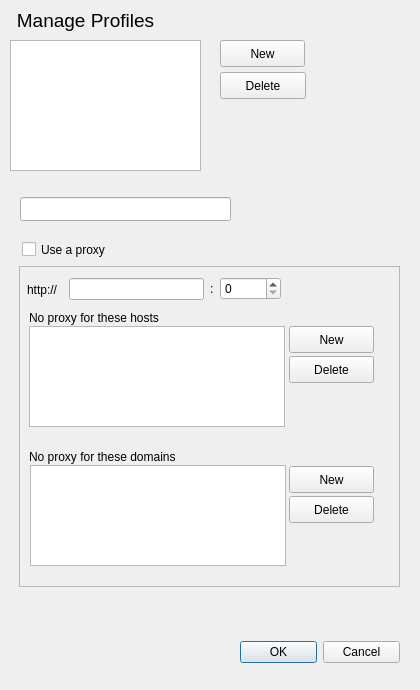
<?xml version="1.0" encoding="UTF-8"?>
<!--
  Copyright 2010, 2011 Christian Surlykke

  This file is part of ProxyManager.

  PitchTrainer is free software: you can redistribute it and/or modify
  it under the terms of the GNU General Public License as published by
  the Free Software Foundation, version 3

  PitchTrainer is distributed in the hope that it will be useful,
  but WITHOUT ANY WARRANTY; without even the implied warranty of
  MERCHANTABILITY or FITNESS FOR A PARTICULAR PURPOSE.  See the
  GNU General Public License for more details.

  You should have received a copy of the GNU General Public License
  along with PitchTrainer.  If not, see <http://www.gnu.org/licenses/>.
-->
<ui version="4.0">
 <class>ProfileManager</class>
 <widget class="QDialog" name="ProfileManager">
  <property name="geometry">
   <rect>
    <x>0</x>
    <y>0</y>
    <width>420</width>
    <height>690</height>
   </rect>
  </property>
  <property name="windowTitle">
   <string>Dialog</string>
  </property>
  <widget class="QLabel" name="label">
   <property name="geometry">
    <rect>
     <x>-30</x>
     <y>0</y>
     <width>231</width>
     <height>41</height>
    </rect>
   </property>
   <property name="text">
    <string>&lt;!DOCTYPE HTML PUBLIC &quot;-//W3C//DTD HTML 4.0//EN&quot; &quot;http://www.w3.org/TR/REC-html40/strict.dtd&quot;&gt;
&lt;html&gt;&lt;head&gt;&lt;meta name=&quot;qrichtext&quot; content=&quot;1&quot; /&gt;&lt;style type=&quot;text/css&quot;&gt;
p, li { white-space: pre-wrap; }
&lt;/style&gt;&lt;/head&gt;&lt;body style=&quot; font-family:'DejaVu Sans'; font-size:8pt; font-weight:400; font-style:normal;&quot;&gt;
&lt;p align=&quot;center&quot; style=&quot; margin-top:0px; margin-bottom:0px; margin-left:0px; margin-right:0px; -qt-block-indent:0; text-indent:0px;&quot;&gt;&lt;span style=&quot; font-size:14pt;&quot;&gt;Manage Profiles&lt;/span&gt;&lt;/p&gt;&lt;/body&gt;&lt;/html&gt;</string>
   </property>
  </widget>
  <widget class="QListView" name="profileList">
   <property name="geometry">
    <rect>
     <x>10</x>
     <y>40</y>
     <width>191</width>
     <height>131</height>
    </rect>
   </property>
  </widget>
  <widget class="QFrame" name="profileBox">
   <property name="geometry">
    <rect>
     <x>10</x>
     <y>177</y>
     <width>601</width>
     <height>411</height>
    </rect>
   </property>
   <widget class="QCheckBox" name="useProxyCheckBox">
    <property name="geometry">
     <rect>
      <x>12</x>
      <y>61</y>
      <width>111</width>
      <height>23</height>
     </rect>
    </property>
    <property name="text">
     <string>Use a proxy</string>
    </property>
   </widget>
   <widget class="QLineEdit" name="profileNameInput">
    <property name="geometry">
     <rect>
      <x>10</x>
      <y>20</y>
      <width>211</width>
      <height>24</height>
     </rect>
    </property>
   </widget>
   <widget class="QLabel" name="label_3">
    <property name="geometry">
     <rect>
      <x>17</x>
      <y>98</y>
      <width>39</width>
      <height>29</height>
     </rect>
    </property>
    <property name="text">
     <string>http://</string>
    </property>
   </widget>
   <widget class="QFrame" name="proxyData">
    <property name="geometry">
     <rect>
      <x>9</x>
      <y>89</y>
      <width>381</width>
      <height>321</height>
     </rect>
    </property>
    <property name="frameShape">
     <enum>QFrame::StyledPanel</enum>
    </property>
    <property name="frameShadow">
     <enum>QFrame::Raised</enum>
    </property>
    <widget class="QListWidget" name="hostExceptionsList">
     <property name="geometry">
      <rect>
       <x>10</x>
       <y>60</y>
       <width>256</width>
       <height>101</height>
      </rect>
     </property>
     <property name="sizePolicy">
      <sizepolicy hsizetype="Fixed" vsizetype="Expanding">
       <horstretch>0</horstretch>
       <verstretch>0</verstretch>
      </sizepolicy>
     </property>
    </widget>
    <widget class="QLabel" name="label_2">
     <property name="geometry">
      <rect>
       <x>10</x>
       <y>37</y>
       <width>160</width>
       <height>30</height>
      </rect>
     </property>
     <property name="text">
      <string>No proxy for these hosts</string>
     </property>
    </widget>
    <widget class="QPushButton" name="newHostExceptionButton">
     <property name="geometry">
      <rect>
       <x>270</x>
       <y>60</y>
       <width>85</width>
       <height>27</height>
      </rect>
     </property>
     <property name="text">
      <string>New</string>
     </property>
    </widget>
    <widget class="QPushButton" name="deleteHostExceptionButton">
     <property name="geometry">
      <rect>
       <x>270</x>
       <y>90</y>
       <width>85</width>
       <height>27</height>
      </rect>
     </property>
     <property name="text">
      <string>Delete</string>
     </property>
    </widget>
    <widget class="QPushButton" name="newDomainExceptionButton">
     <property name="geometry">
      <rect>
       <x>270</x>
       <y>200</y>
       <width>85</width>
       <height>27</height>
      </rect>
     </property>
     <property name="text">
      <string>New</string>
     </property>
    </widget>
    <widget class="QPushButton" name="deleteDomainExceptionButton">
     <property name="geometry">
      <rect>
       <x>270</x>
       <y>230</y>
       <width>85</width>
       <height>27</height>
      </rect>
     </property>
     <property name="text">
      <string>Delete</string>
     </property>
    </widget>
    <widget class="QListWidget" name="domainExceptionsList">
     <property name="geometry">
      <rect>
       <x>11</x>
       <y>199</y>
       <width>256</width>
       <height>101</height>
      </rect>
     </property>
    </widget>
    <widget class="QLabel" name="label_4">
     <property name="geometry">
      <rect>
       <x>10</x>
       <y>182</y>
       <width>270</width>
       <height>17</height>
      </rect>
     </property>
     <property name="text">
      <string>No proxy for these domains</string>
     </property>
    </widget>
    <widget class="QWidget" name="layoutWidget">
     <property name="geometry">
      <rect>
       <x>50</x>
       <y>10</y>
       <width>212</width>
       <height>26</height>
      </rect>
     </property>
     <layout class="QHBoxLayout" name="horizontalLayout">
      <item>
       <widget class="QLineEdit" name="proxyHostInput"/>
      </item>
      <item>
       <widget class="QLabel" name="label_5">
        <property name="text">
         <string>:</string>
        </property>
       </widget>
      </item>
      <item>
       <widget class="QSpinBox" name="proxyPortInput">
        <property name="maximum">
         <number>65535</number>
        </property>
       </widget>
      </item>
     </layout>
    </widget>
   </widget>
   <zorder>proxyData</zorder>
   <zorder>useProxyCheckBox</zorder>
   <zorder>label_3</zorder>
   <zorder>profileNameInput</zorder>
  </widget>
  <widget class="QDialogButtonBox" name="profileManagerButtonBox">
   <property name="geometry">
    <rect>
     <x>240</x>
     <y>640</y>
     <width>160</width>
     <height>25</height>
    </rect>
   </property>
   <property name="standardButtons">
    <set>QDialogButtonBox::Cancel|QDialogButtonBox::Ok</set>
   </property>
  </widget>
  <widget class="QPushButton" name="newProfileButton">
   <property name="geometry">
    <rect>
     <x>220</x>
     <y>40</y>
     <width>85</width>
     <height>27</height>
    </rect>
   </property>
   <property name="text">
    <string>New</string>
   </property>
  </widget>
  <widget class="QPushButton" name="deleteProfileButton">
   <property name="geometry">
    <rect>
     <x>220</x>
     <y>72</y>
     <width>86</width>
     <height>27</height>
    </rect>
   </property>
   <property name="text">
    <string>Delete</string>
   </property>
  </widget>
 </widget>
 <tabstops>
  <tabstop>profileList</tabstop>
  <tabstop>newProfileButton</tabstop>
  <tabstop>deleteProfileButton</tabstop>
  <tabstop>profileNameInput</tabstop>
  <tabstop>useProxyCheckBox</tabstop>
  <tabstop>proxyHostInput</tabstop>
  <tabstop>proxyPortInput</tabstop>
  <tabstop>newHostExceptionButton</tabstop>
  <tabstop>deleteHostExceptionButton</tabstop>
  <tabstop>newDomainExceptionButton</tabstop>
  <tabstop>deleteDomainExceptionButton</tabstop>
  <tabstop>domainExceptionsList</tabstop>
  <tabstop>hostExceptionsList</tabstop>
  <tabstop>profileManagerButtonBox</tabstop>
 </tabstops>
 <resources/>
 <connections/>
</ui>
